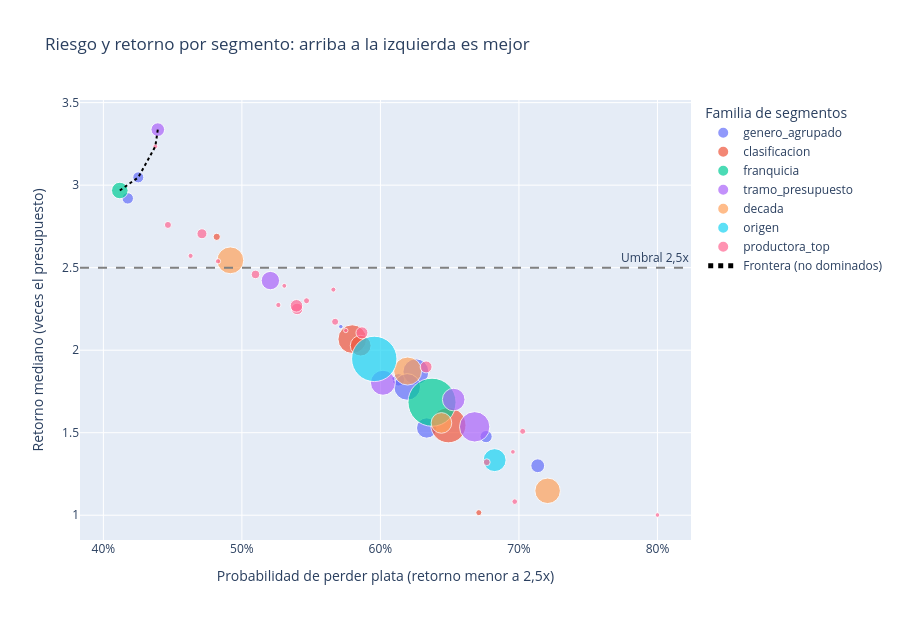

The code cell stored with this chart in its notebook:
### Markdown cell above
Cada burbuja es un segmento (género, tramo de presupuesto, clasificación, franquicia, productora, década u origen). **Pasando el mouse** se ve el detalle. La línea une los segmentos no dominados.

### Code cell
frontera = segmentos[segmentos["en_frontera"]].sort_values("p_perder")
figura_plotly = px.scatter(
    segmentos,
    x="p_perder",
    y="retorno_mediano",
    size="n",
    color="familia",
    hover_name="etiqueta",
    hover_data={
        "n": True,
        "p_perder": ":.1%",
        "retorno_mediano": ":.2f",
        "peor_decil": ":.2f",
        "familia": False,
    },
    labels={
        "p_perder": "Probabilidad de perder plata (retorno menor a 2,5x)",
        "retorno_mediano": "Retorno mediano (veces el presupuesto)",
        "familia": "Familia de segmentos",
        "n": "Películas",
        "peor_decil": "Retorno del peor decil",
    },
    title="Riesgo y retorno por segmento: arriba a la izquierda es mejor",
    size_max=34,
    height=620,
)
figura_plotly.add_trace(
    go.Scatter(
        x=frontera["p_perder"],
        y=frontera["retorno_mediano"],
        mode="lines",
        line=dict(color="black", dash="dot"),
        name="Frontera (no dominados)",
        hoverinfo="skip",
    )
)
figura_plotly.add_hline(
    y=UMBRAL_RECUPERO, line_dash="dash", line_color="grey", annotation_text="Umbral 2,5x"
)
figura_plotly.update_xaxes(tickformat=".0%")
figura_plotly.write_html(
    CARPETA_SALIDAS / "06_riesgo_retorno_interactivo.html", include_plotlyjs="cdn"
)
figura_plotly.show()

### Figure 1 — Plotly figure (JSON) as saved in the notebook; plotly's stock layout.template omitted (floating-point values rounded to 4 significant figures)
{"data": [{"customdata": [[1405, 0.3852, "genero_agrupado"], [273, 0.6152, "genero_agrupado"], [323, 0.2123, "genero_agrupado"], [312, 0.2424, "genero_agrupado"], [1479, 0.2734, "genero_agrupado"], [862, 0.155, "genero_agrupado"], [42, 0.2774, "genero_agrupado"], [41, 0.1116, "genero_agrupado"], [398, 0.1622, "genero_agrupado"], [254, 0.4252, "genero_agrupado"]], "hovertemplate": "<b>%{hovertext}</b><br><br>Probabilidad de perder plata (retorno menor a 2,5x)=%{x:.1%}<br>Retorno mediano (veces el presupuesto)=%{y:.2f}<br>Películas=%{customdata[0]}<br>Retorno del peor decil=%{customdata[1]:.2f}<extra></extra>", "hovertext": ["genero: Acción", "genero: Animación", "genero: Aventura", "genero: Biografía", "genero: Comedia", "genero: Drama", "genero: Fantasía", "genero: Otros géneros", "genero: Policial", "genero: Terror"], "legendgroup": "genero_agrupado", "marker": {"color": "#636efa", "size": [1405, 273, 323, 312, 1479, 862, 42, 41, 398, 254], "sizemode": "area", "sizeref": 4.166, "symbol": "circle"}, "mode": "markers", "name": "genero_agrupado", "orientation": "v", "showlegend": true, "type": "scatter", "x": [0.6256, 0.4176, 0.613, 0.6763, 0.6193, 0.6334, 0.5714, 0.6098, 0.7136, 0.4252], "xaxis": "x", "y": [1.869, 2.92, 1.82, 1.476, 1.777, 1.529, 2.143, 1.829, 1.3, 3.047], "yaxis": "y"}, {"customdata": [[110, 0.4793, "clasificacion"], [1713, 0.4075, "clasificacion"], [2579, 0.2033, "clasificacion"], [76, 0.03951, "clasificacion"], [898, 0.3527, "clasificacion"]], "hovertemplate": "<b>%{hovertext}</b><br><br>Probabilidad de perder plata (retorno menor a 2,5x)=%{x:.1%}<br>Retorno mediano (veces el presupuesto)=%{y:.2f}<br>Películas=%{customdata[0]}<br>Retorno del peor decil=%{customdata[1]:.2f}<extra></extra>", "hovertext": ["clasificacion: ATP", "clasificacion: Mayores de 13", "clasificacion: Mayores de 17", "clasificacion: Sin clasificar", "clasificacion: Supervisión parental"], "legendgroup": "clasificacion", "marker": {"color": "#EF553B", "size": [110, 1713, 2579, 76, 898], "sizemode": "area", "sizeref": 4.166, "symbol": "circle"}, "mode": "markers", "name": "clasificacion", "orientation": "v", "showlegend": true, "type": "scatter", "x": [0.4818, 0.5797, 0.6491, 0.6711, 0.5857], "xaxis": "x", "y": [2.687, 2.067, 1.545, 1.015, 2.027], "yaxis": "y"}, {"customdata": [[573, 0.7721, "franquicia"], [4816, 0.2461, "franquicia"]], "hovertemplate": "<b>%{hovertext}</b><br><br>Probabilidad de perder plata (retorno menor a 2,5x)=%{x:.1%}<br>Retorno mediano (veces el presupuesto)=%{y:.2f}<br>Películas=%{customdata[0]}<br>Retorno del peor decil=%{customdata[1]:.2f}<extra></extra>", "hovertext": ["franquicia: Franquicia", "franquicia: Original"], "legendgroup": "franquicia", "marker": {"color": "#00cc96", "size": [573, 4816], "sizemode": "area", "sizeref": 4.166, "symbol": "circle"}, "mode": "markers", "name": "franquicia", "orientation": "v", "showlegend": true, "type": "scatter", "x": [0.4119, 0.6373], "xaxis": "x", "y": [2.968, 1.685], "yaxis": "y"}, {"customdata": [[387, 0.1832, "tramo_presupuesto"], [1306, 0.1503, "tramo_presupuesto"], [1925, 0.2697, "tramo_presupuesto"], [1066, 0.3279, "tramo_presupuesto"], [705, 0.6566, "tramo_presupuesto"]], "hovertemplate": "<b>%{hovertext}</b><br><br>Probabilidad de perder plata (retorno menor a 2,5x)=%{x:.1%}<br>Retorno mediano (veces el presupuesto)=%{y:.2f}<br>Películas=%{customdata[0]}<br>Retorno del peor decil=%{customdata[1]:.2f}<extra></extra>", "hovertext": ["tramo_presupuesto: Menos de 5 M", "tramo_presupuesto: 5 a 20 M", "tramo_presupuesto: 20 a 50 M", "tramo_presupuesto: 50 a 100 M", "tramo_presupuesto: Más de 100 M"], "legendgroup": "tramo_presupuesto", "marker": {"color": "#ab63fa", "size": [387, 1306, 1925, 1066, 705], "sizemode": "area", "sizeref": 4.166, "symbol": "circle"}, "mode": "markers", "name": "tramo_presupuesto", "orientation": "v", "showlegend": true, "type": "scatter", "x": [0.4393, 0.6018, 0.6681, 0.6529, 0.5206], "xaxis": "x", "y": [3.337, 1.803, 1.536, 1.701, 2.422], "yaxis": "y"}, {"customdata": [[885, 0.1979, "decada"], [1357, 0.1552, "decada"], [1638, 0.3895, "decada"], [1501, 0.4758, "decada"]], "hovertemplate": "<b>%{hovertext}</b><br><br>Probabilidad de perder plata (retorno menor a 2,5x)=%{x:.1%}<br>Retorno mediano (veces el presupuesto)=%{y:.2f}<br>Películas=%{customdata[0]}<br>Retorno del peor decil=%{customdata[1]:.2f}<extra></extra>", "hovertext": ["decada: 1980s", "decada: 1990s", "decada: 2000s", "decada: 2010s"], "legendgroup": "decada", "marker": {"color": "#FFA15A", "size": [885, 1357, 1638, 1501], "sizemode": "area", "sizeref": 4.166, "symbol": "circle"}, "mode": "markers", "name": "decada", "orientation": "v", "showlegend": true, "type": "scatter", "x": [0.6441, 0.7207, 0.6197, 0.4917], "xaxis": "x", "y": [1.559, 1.148, 1.874, 2.544], "yaxis": "y"}, {"customdata": [[4290, 0.2991, "origen"], [1099, 0.1648, "origen"]], "hovertemplate": "<b>%{hovertext}</b><br><br>Probabilidad de perder plata (retorno menor a 2,5x)=%{x:.1%}<br>Retorno mediano (veces el presupuesto)=%{y:.2f}<br>Películas=%{customdata[0]}<br>Retorno del peor decil=%{customdata[1]:.2f}<extra></extra>", "hovertext": ["origen: Estados Unidos", "origen: Resto del mundo"], "legendgroup": "origen", "marker": {"color": "#19d3f3", "size": [4290, 1099], "sizemode": "area", "sizeref": 4.166, "symbol": "circle"}, "mode": "markers", "name": "origen", "orientation": "v", "showlegend": true, "type": "scatter", "x": [0.5956, 0.6824], "xaxis": "x", "y": [1.947, 1.334], "yaxis": "y"}, {"customdata": [[45, 0.2534, "productora_top"], [300, 0.4598, "productora_top"], [49, 0.3461, "productora_top"], [75, 0.7412, "productora_top"], [40, 0.8039, "productora_top"], [58, 1.098, "productora_top"], [48, 1.006, "productora_top"], [53, 0.6634, "productora_top"], [99, 0.3034, "productora_top"], [66, 0.09437, "productora_top"], [153, 0.6256, "productora_top"], [46, 0.1772, "productora_top"], [276, 0.6416, "productora_top"], [54, 0.9617, "productora_top"], [57, 0.8562, "productora_top"], [104, 0.3311, "productora_top"], [74, 0.2819, "productora_top"], [208, 0.5848, "productora_top"], [330, 0.5783, "productora_top"], [103, 1.107, "productora_top"], [297, 0.4674, "productora_top"]], "hovertemplate": "<b>%{hovertext}</b><br><br>Probabilidad de perder plata (retorno menor a 2,5x)=%{x:.1%}<br>Retorno mediano (veces el presupuesto)=%{y:.2f}<br>Películas=%{customdata[0]}<br>Retorno del peor decil=%{customdata[1]:.2f}<extra></extra>", "hovertext": ["productora: Castle Rock Entertainment", "productora: Columbia Pictures", "productora: Dimension Films", "productora: Dreamworks Pictures", "productora: Focus Features", "productora: Fox 2000 Pictures", "productora: Fox Searchlight Pictures", "productora: Lionsgate", "productora: Metro-Goldwyn-Mayer (MGM)", "productora: Miramax", "productora: New Line Cinema", "productora: Orion Pictures", "productora: Paramount Pictures", "productora: Screen Gems", "productora: Summit Entertainment", "productora: Touchstone Pictures", "productora: TriStar Pictures", "productora: Twentieth Century Fox", "productora: Universal Pictures", "productora: Walt Disney Pictures", "productora: Warner Bros."], "legendgroup": "productora_top", "marker": {"color": "#FF6692", "size": [45, 300, 49, 75, 40, 58, 48, 53, 99, 66, 153, 46, 276, 54, 57, 104, 74, 208, 330, 103, 297], "sizemode": "area", "sizeref": 4.166, "symbol": "circle"}, "mode": "markers", "name": "productora_top", "orientation": "v", "showlegend": true, "type": "scatter", "x": [0.8, 0.5867, 0.5306, 0.5467, 0.575, 0.4828, 0.4375, 0.566, 0.6768, 0.697, 0.5098, 0.6957, 0.5399, 0.463, 0.5263, 0.5673, 0.7027, 0.4712, 0.5394, 0.4466, 0.633], "xaxis": "x", "y": [1.001, 2.105, 2.39, 2.3, 2.119, 2.539, 3.235, 2.367, 1.321, 1.082, 2.459, 1.384, 2.25, 2.572, 2.274, 2.172, 1.508, 2.706, 2.269, 2.759, 1.899], "yaxis": "y"}, {"hoverinfo": "skip", "line": {"color": "black", "dash": "dot"}, "mode": "lines", "name": "Frontera (no dominados)", "type": "scatter", "x": [0.4119, 0.4252, 0.4375, 0.4393], "y": [2.968, 3.047, 3.235, 3.337]}], "layout": {"annotations": [{"showarrow": false, "text": "Umbral 2,5x", "x": 1, "xanchor": "right", "xref": "x domain", "y": 2.5, "yanchor": "bottom", "yref": "y"}], "height": 620, "legend": {"itemsizing": "constant", "title": {"text": "Familia de segmentos"}, "tracegroupgap": 0}, "shapes": [{"line": {"color": "grey", "dash": "dash"}, "type": "line", "x0": 0, "x1": 1, "xref": "x domain", "y0": 2.5, "y1": 2.5, "yref": "y"}], "title": {"text": "Riesgo y retorno por segmento: arriba a la izquierda es mejor"}, "xaxis": {"anchor": "y", "domain": [0.0, 1.0], "tickformat": ".0%", "title": {"text": "Probabilidad de perder plata (retorno menor a 2,5x)"}}, "yaxis": {"anchor": "x", "domain": [0.0, 1.0], "title": {"text": "Retorno mediano (veces el presupuesto)"}}}}
